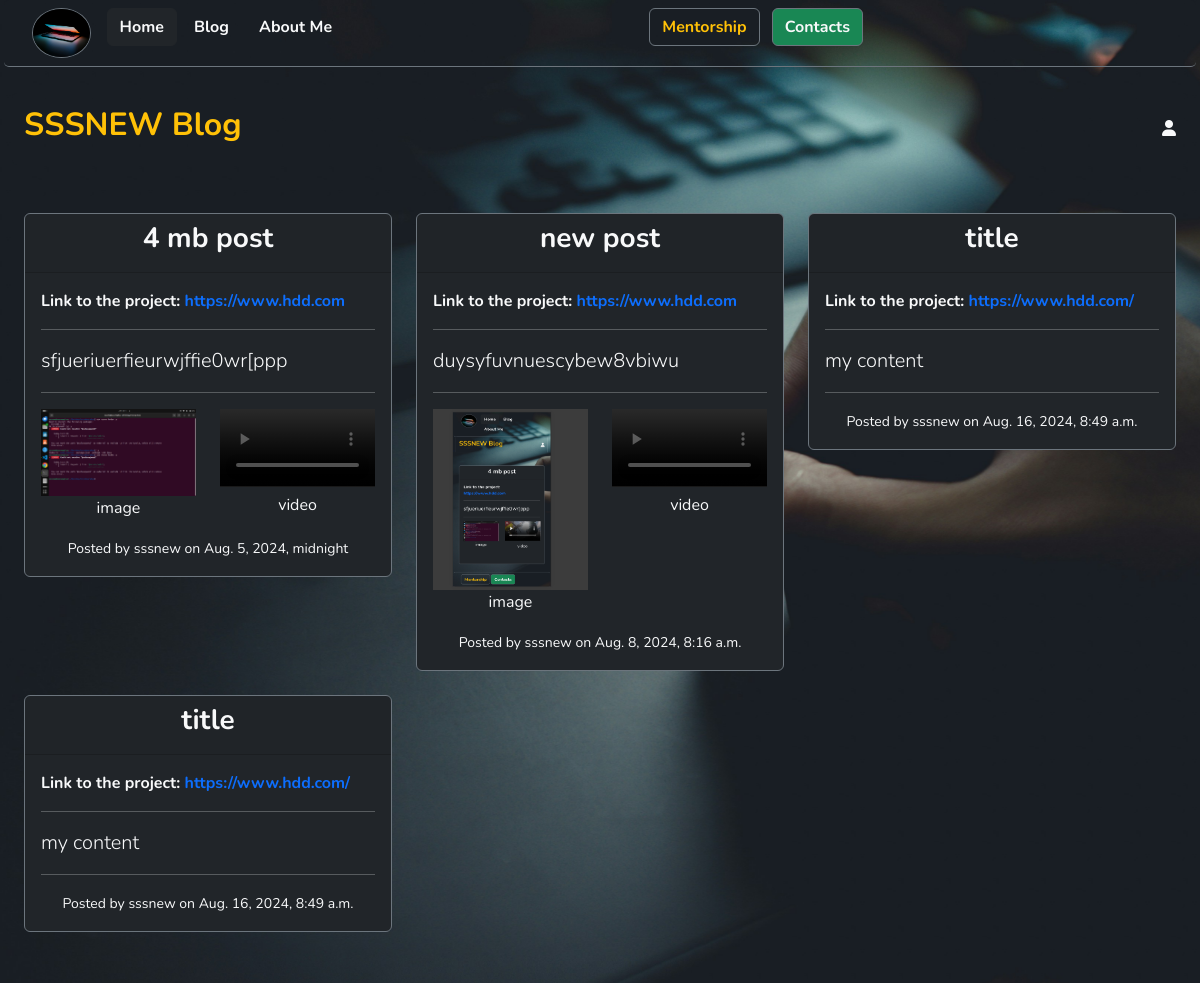
Screenshot of /blog-home/ with the database file from the repository.
### myapp/models.py (models this page shows, shortened)
class Post(models.Model):
    title = models.CharField(max_length=255)
    content = models.TextField(null=True, blank=True)
    video = models.FileField(upload_to='media/vedios', null=True, blank=True)
    link = models.URLField(blank=True, null=True)
    date_posted = models.DateTimeField(default=timezone.now)
    author = models.ForeignKey(User, on_delete=models.CASCADE)
    image = models.ImageField(upload_to='media/images', null=True, blank=True)

### myapp/views.py (the view)
# urls.py: path('blog-home/', views.blog, name='blog'),
def blog(request):
    posts = {
        "posts" : Post.objects.all()
    }
    return render(request, 'myapp/blog_home.html', posts)

### myapp/templates/myapp/blog_home.html (shortened to what this page needs)
{% extends 'myapp/base.html' %}
{% load static %}
{% block content %}
  <nav class="navbar navbar-light bg-light">
    <div class="container-fluid text-light text-center">
      <a class="navbar-brand text-light" href="/">
        <h2 class="text-warning fw-bold">SSSNEW Blog</h2>
      </a>
    <div>
      <a href="#" class="nav-link">
        <i class="fas fa-user"></i>
      </a>
    </div>
  </nav>
  {% if posts %}
    <div class="container-fluid mt-5">
      <div class="row d-flex flex-wrap">
        {% for post in posts %}
          <div class="col-12 col-md-6 col-lg-4">
            <div class="card mb-4 text-light bg-dark border border-secondary">
              <div class="card-header">
                <h3 class="card-title text-center fw-bold">
                  {{ post.title }}
                </h3>
              </div>
              <div class="card-body">
                {% if post.link %}
                  <p class="card-text fw-bold">
                    <span>Link to the project:
                      <a style="text-decoration: none;" href="{{ post.link }}">{{ post.link }}</a>
                    </span>
                  </p>
                {% endif %}
                <hr class="text-light">
                {% if post.content %}
                  <p class="lead">{{ post.content }}</p>
                {% endif %}
                <hr class="text-light">
                {% if post.image %}
                  {% if post.video %}
                    <div class="row d-flex flex-wrap justify-content-center">
                      <div class="col-6">
                        <img src="{{ post.image.url }}" alt="My Image" class="img-fluid">
                        <p class="text-center">image</p>
                      </div>
                      <div class="col-6">
                        <video class="img-fluid" controls>
                          <source src="{{ post.video.url }}" type="video/mp4">
                        </video>
                        <p class="text-center">video</p>
                      </div>
                    </div>
                  {% endif %}
                {% elif post.image %}
                  <div class="mb-3">
                    <img src="{{ post.image.url }}" alt="My Image" class="img-fluid" controls>
                  </div>
                {% endif %}
                  <p class="card-text text-center">
                    <small class="text-light">Posted by {{ post.author }} on {{ post.date_posted }}</small>
                  </p>
              </div>
            </div>
        </div>
      {% endfor%}
    </div>
  {% else %}
    <div class="container-fluid text-light text-center mt-5">
      <h4 class="text-light">Nothing to show!</h4>
    <div>
  {% endif %}
{% endblock %}

### myapp/templates/myapp/base.html (shortened to what this page needs)
{% load static %}
<!DOCTYPE html>
<html lang="en">
<head>
    <link href="https://cdn.jsdelivr.net/npm/bootstrap@5.3.3/dist/css/bootstrap.min.css" rel="stylesheet">
    <link rel="stylesheet" href="https://cdnjs.cloudflare.com/ajax/libs/font-awesome/6.0.0-beta3/css/all.min.css">
    <link rel="stylesheet" href="{% static 'myapp/css/main_style.css' %}">
</head>
<body>
    <nav class="navbar navbar-expand-lg mx-1 border-bottom border-secondary fixed-top">
        <div class="container-fluid">
          <div class="container-fluid d-flex">
              <img src="{% static 'myapp/images/icon.jpg' %}" class="rounded-circle img-responsive border border-secondary icon col-5 mx-1 justify-content-start">
              <div class="container justify-content-center top-navi">
                <button class="btn btn-dark">
                  <a class="nav-link text-light fw-bold" href="{% url 'home' %}">Home</a>
                </button>
                <button class="btn">
                  <a class="nav-link text-light fw-bold" href="{% url 'blog' %}">Blog</a>
                </button>
                <button class="btn">
                  <a class="nav-link text-light fw-bold" href="{% url 'about' %}">About Me</a>
                </button>
              </div>
              <div class="container ment">
                <button class="btn border border-secondary mx-1">
                  <a class="nav-link text-warning fw-bold" href="{% url 'milky_way' %}">Mentorship</a>
                </button>
                <button class="btn btn-success border border-secondary mx-1">
                  <a class="nav-link text-light fw-bold" href="{% url 'contact' %}">Contacts</a>
                </button>
              </div>
            </div>
          </div>
      </nav>
      <section class="container-fluid body-sec">
    {% block content %}
    {% endblock %}
      </section>
</body>
</html>

### myapp/static/myapp/css/main_style.css (style rules this page uses)
body { font-family: 'Nunito', Sans-serif; background-image: url('../images/background.jpg'); background-size: cover; background-position: center; background-attachment: fixed; background-repeat: no-repeat; }
.body-sec { background-image: url('../images/background.jpg'); background-size: cover; background-position: center; background-attachment: fixed; background-repeat: no-repeat; height: 100%; margin-top: 93px; margin-bottom: 100px; }
.icon { height: 50px; width: auto; }
nav { background-image: url('../images/background.jpg'); background-size: cover; background-position: center; background-attachment: fixed; background-repeat: no-repeat; border-radius: 5px; }

### rows the page displays
Post: title "4 mb post", link "https://www.hdd.com", content "sfjueriuerfieurwjffie0wr[ppp", image (picture), author "sssnew", date_posted "Aug. 5, 2024, midnight"
Post: title "new post", link "https://www.hdd.com", content "duysyfuvnuescybew8vbiwu", image (picture), author "sssnew", date_posted "Aug. 8, 2024, 8:16 a.m."
Post: title "title", link "https://www.hdd.com/", content "my content", author "sssnew", date_posted "Aug. 16, 2024, 8:49 a.m."
Post: title "title", link "https://www.hdd.com/", content "my content", author "sssnew", date_posted "Aug. 16, 2024, 8:49 a.m."
